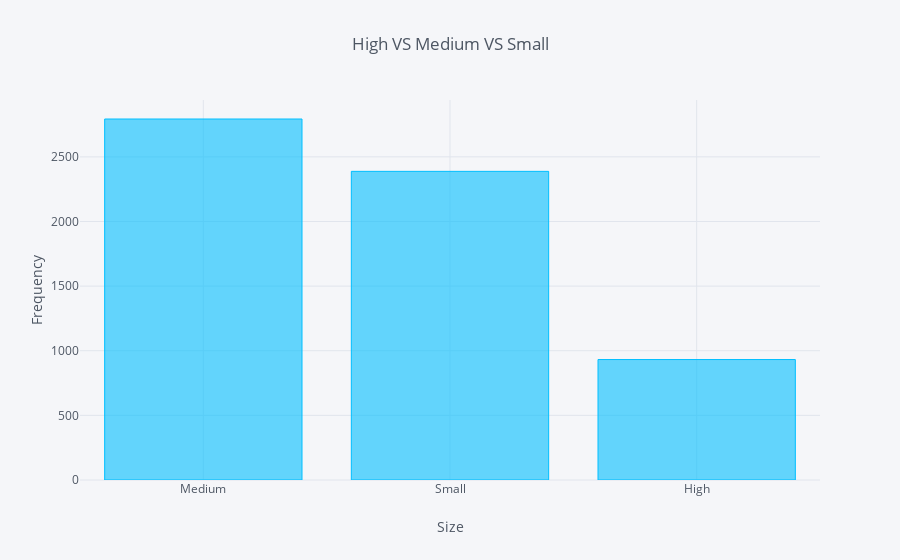

Notebook code cell kept with this figure:
### Code cell
#4 Dealing with missing values in categorical type column ie 'Outlet_size'

count = df_train['Outlet_Size'].value_counts().reset_index()
count.iplot(kind='bar',color='deepskyblue',x='index',y='Outlet_Size',
            title='High VS Medium VS Small',xTitle='Size',yTitle='Frequency')

### Figure 1 — Plotly figure (JSON) as saved in the notebook; plotly's stock layout.template omitted (floating-point values rounded to 4 significant figures)
{"data": [{"marker": {"color": "rgba(0, 191, 255, 0.6)", "line": {"color": "rgba(0, 191, 255, 1.0)", "width": 1}}, "name": "Outlet_Size", "orientation": "v", "text": "", "type": "bar", "uid": "94236972-1d7c-4d59-888b-b13c664b5b6e", "x": ["Medium", "Small", "High"], "y": [2793, 2388, 932]}], "layout": {"legend": {"bgcolor": "#F5F6F9", "font": {"color": "#4D5663"}}, "paper_bgcolor": "#F5F6F9", "plot_bgcolor": "#F5F6F9", "title": {"font": {"color": "#4D5663"}, "text": "High VS Medium VS Small"}, "xaxis": {"gridcolor": "#E1E5ED", "showgrid": true, "tickfont": {"color": "#4D5663"}, "title": {"font": {"color": "#4D5663"}, "text": "Size"}, "zerolinecolor": "#E1E5ED"}, "yaxis": {"gridcolor": "#E1E5ED", "showgrid": true, "tickfont": {"color": "#4D5663"}, "title": {"font": {"color": "#4D5663"}, "text": "Frequency"}, "zerolinecolor": "#E1E5ED"}}}
